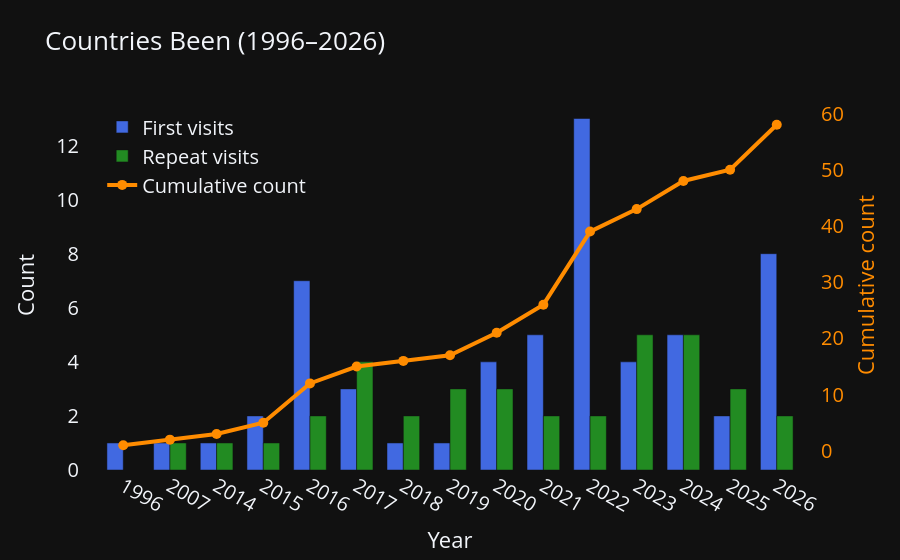

The cell this chart's notebook holds for it:
### Code cell
df_verbose = pd.read_excel('../data/trips_verbose.xlsx', skiprows=1)

# Split into been vs planned relative to today (straddling trips classified by larger portion)
df_verbose_been, df_verbose_planned = split_been_planned(df_verbose)

df = transform_verbose_to_calendar(df_verbose_been, save=False)
df = df[df['country'] != 'All']

if len(df_verbose_planned) > 0:
    df_planned = transform_verbose_to_calendar(df_verbose_planned, save=False)
    df_planned = df_planned[df_planned['country'] != 'All']
else:
    df_planned = None

plot_bar_time_series(
    df, 
    select_type='travel', 
    time_period='year', 
    title='Countries Been', 
    save_path='../attachments/bar_time_series.html',
    #save_path=None
    )

### Figure 1 — Plotly figure (JSON) as saved in the notebook; plotly's stock layout.template omitted (floating-point values rounded to 4 significant figures)
{"data": [{"customdata": ["1. China", "1. Singapore", "1. Hong Kong", "1. Türkiye<br>2. United States", "1. Canada<br>2. Colombia<br>3. Cuba<br>4. Dominican Republic<br>5. Ecuador<br>6. Mexico<br>7. Russian Federation", "1. Chile<br>2. Japan<br>3. Peru", "1. United Kingdom", "1. Tunisia", "1. Belarus<br>2. Italy<br>3. Sweden<br>4. Vatican City State (Holy See)", "1. Austria<br>2. Denmark<br>3. Germany<br>4. Greece<br>5. Serbia", "1. Armenia<br>2. Azerbaijan<br>3. Belgium<br>4. Georgia<br>5. Latvia<br>6. Lithuania<br>7. Netherlands<br>8. Norway<br>9. Poland<br>10. Portugal<br>11. Romania<br>12. Switzerland<br>13. United Arab Emirates", "1. Bulgaria<br>2. Estonia<br>3. Finland<br>4. France", "1. Malta<br>2. Qatar<br>3. Slovakia<br>4. South Africa<br>5. Spain", "1. Malaysia<br>2. Thailand", "1. Albania<br>2. Bosnia and Herzegovina<br>3. Croatia<br>4. Czechia<br>5. Hungary<br>6. Montenegro<br>7. North Macedonia<br>8. Slovenia"], "hovertemplate": "%{customdata}<extra></extra>", "marker": {"color": "royalblue"}, "name": "First visits", "offsetgroup": "0", "type": "bar", "x": ["1996", "2007", "2014", "2015", "2016", "2017", "2018", "2019", "2020", "2021", "2022", "2023", "2024", "2025", "2026"], "y": [1.0, 1.0, 1.0, 2.0, 7.0, 3.0, 1.0, 1.0, 4.0, 5.0, 13.0, 4.0, 5.0, 2.0, 8.0]}, {"customdata": [null, "1. China", "1. China", "1. China", "1. China<br>2. United States", "1. Canada<br>2. China<br>3. Mexico<br>4. United States", "1. Canada<br>2. United States", "1. China<br>2. Russian Federation<br>3. United Kingdom", "1. China<br>2. Türkiye<br>3. United Kingdom", "1. Sweden<br>2. Türkiye", "1. Denmark<br>2. Sweden", "1. Belgium<br>2. Denmark<br>3. Latvia<br>4. Norway<br>5. Sweden", "1. Austria<br>2. Bulgaria<br>3. Italy<br>4. Sweden<br>5. Switzerland", "1. China<br>2. Qatar<br>3. Sweden", "1. Austria<br>2. Sweden"], "hovertemplate": "%{customdata}<extra></extra>", "marker": {"color": "forestgreen"}, "name": "Repeat visits", "offsetgroup": "1", "type": "bar", "x": ["1996", "2007", "2014", "2015", "2016", "2017", "2018", "2019", "2020", "2021", "2022", "2023", "2024", "2025", "2026"], "y": [0.0, 1.0, 1.0, 1.0, 2.0, 4.0, 2.0, 3.0, 3.0, 2.0, 2.0, 5.0, 5.0, 3.0, 2.0]}, {"hovertemplate": "Year: %{x}<br>Cumulative: %{y}<extra></extra>", "line": {"color": "darkorange", "width": 4}, "marker": {"color": "darkorange", "size": 10}, "mode": "lines+markers", "name": "Cumulative count", "type": "scatter", "x": ["1996", "2007", "2014", "2015", "2016", "2017", "2018", "2019", "2020", "2021", "2022", "2023", "2024", "2025", "2026"], "y": [1.0, 2.0, 3.0, 5.0, 12.0, 15.0, 16.0, 17.0, 21.0, 26.0, 39.0, 43.0, 48.0, 50.0, 58.0], "yaxis": "y2"}], "layout": {"bargap": 0.3, "barmode": "group", "font": {"size": 20}, "hoverlabel": {"font": {"size": 20}}, "legend": {"font": {"size": 20}, "x": 0.03, "y": 0.98}, "title": {"font": {"size": 26}, "text": "Countries Been (1996–2026)"}, "xaxis": {"showgrid": false, "tickfont": {"size": 20}, "title": {"font": {"size": 22}, "text": "Year"}, "zeroline": false}, "yaxis": {"showgrid": false, "tickfont": {"size": 20}, "title": {"font": {"size": 22}, "text": "Count"}, "zeroline": false}, "yaxis2": {"overlaying": "y", "showgrid": false, "side": "right", "tickfont": {"color": "darkorange", "size": 20}, "title": {"font": {"color": "darkorange", "size": 22}, "text": "Cumulative count"}, "zeroline": false}}}
